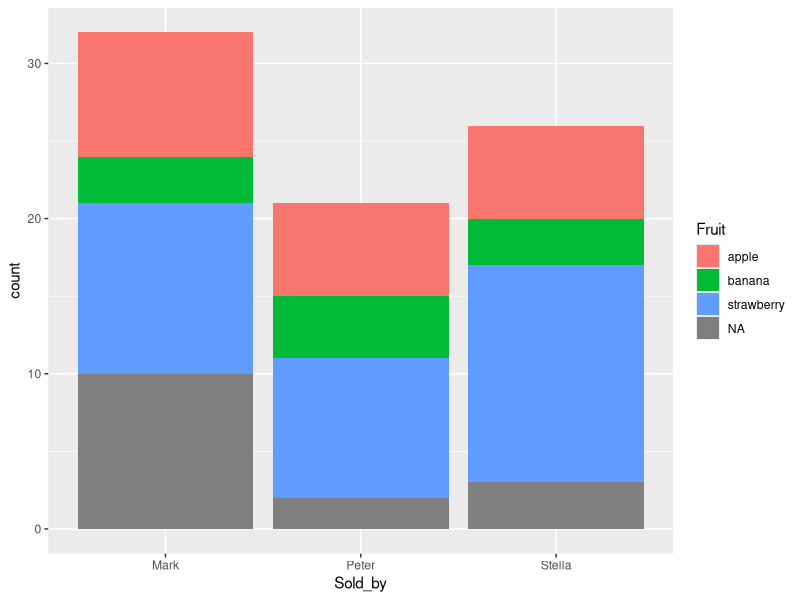
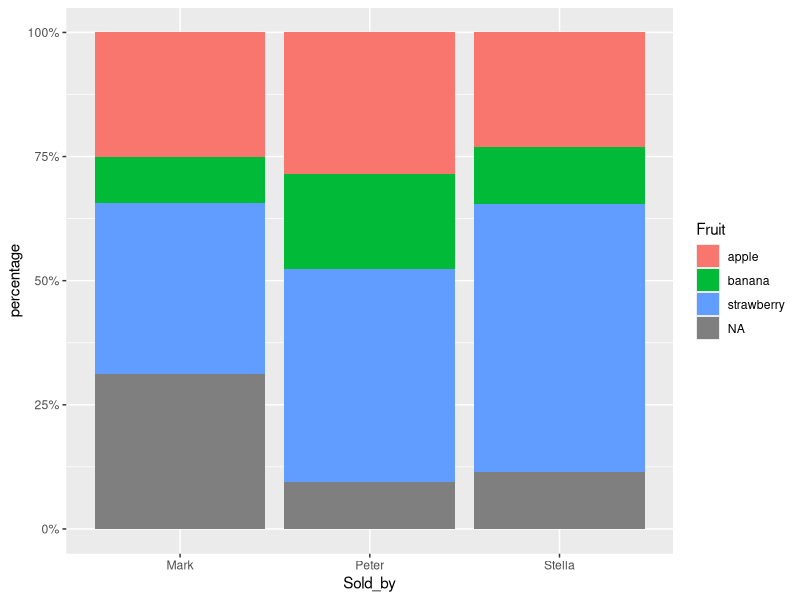
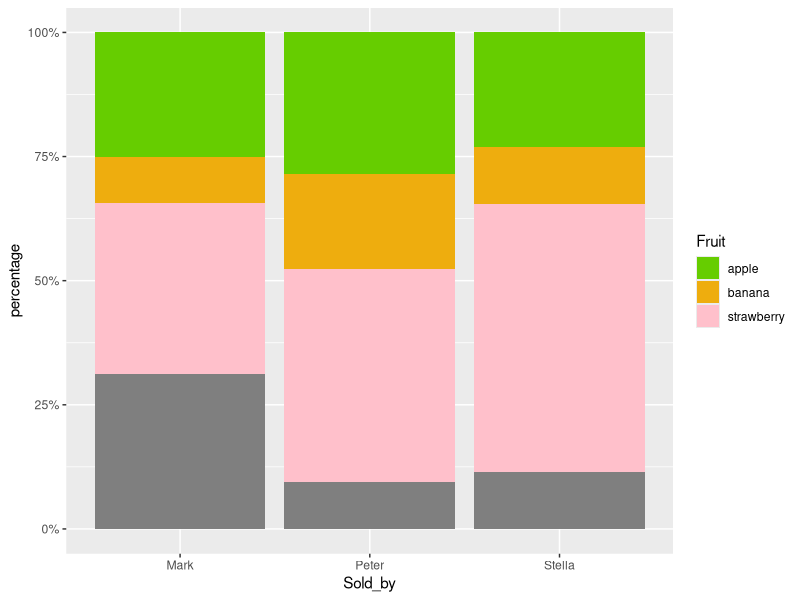
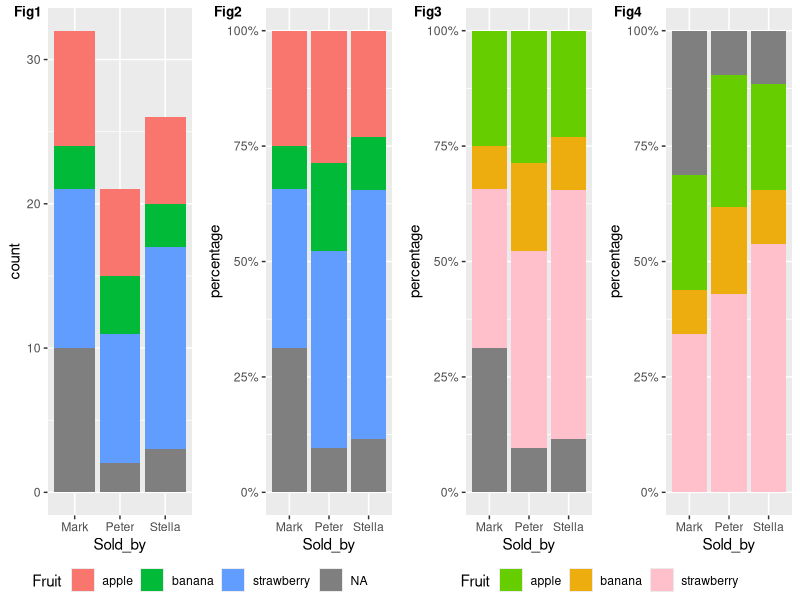

Write the R code that produced these figures, in order.
library(tidyverse)
library(ggpubr)
set.seed(125)
my_data <-
  data.frame("Fruit" = rep(c("apple","banana","strawberry",NA), 
                           c(20,10,34,15)),
             "Sold_by" = sample(x = c("Stella","Peter","Mark"), 
                                size = 79, replace = T),
             "Price" = sample(x = seq(1,3,0.1), size = 79, replace = T))

data_to_plot <- my_data %>%
                 ggplot(aes(x = Sold_by, fill = Fruit)) 
Fig1 <- data_to_plot +  geom_bar()
Fig1
#Mark seems to sell more "NA" fruits, but also it's the best seller
Fig2 <- data_to_plot + 
          geom_bar(position = "fill") +
          scale_y_continuous(labels = scales::percent) +
        ylab("percentage")
Fig2
# How we can get rid off "NA" category, but save these percentages and proportions
Fig3 <- Fig2 + 
          scale_fill_manual(breaks = c("apple","banana","strawberry"),  
                            values = c("chartreuse3","darkgoldenrod2","pink"))
Fig3
# It seems we need to change the order of the levels
my_data$Fruit <- my_data$Fruit %>% 
  factor() %>% 
  addNA(ifany = T) %>%
  fct_relevel(NA)
# Now we can finally represent our desired plot
Fig4 <- my_data %>%
  ggplot(aes(x = Sold_by, fill = Fruit)) +
  geom_bar(position = "fill") +
  scale_fill_manual(breaks = c("apple","banana","strawberry"),  
                    values = c("chartreuse3","darkgoldenrod2","pink")) +
  scale_y_continuous(labels = scales::percent) +
  ylab("percentage")

ggpubr::ggarrange(
            ggarrange(plotlist = list(Fig1,Fig2),
                  ncol = 2,
                  nrow = 1, 
                  align = "h",
                  legend = "bottom",
                  common.legend = T,
                  labels = c("Fig1","Fig2"),
                  font.label = list(size = 10)),
            ggarrange(plotlist = list(Fig3,Fig4),
            nrow = 1,
            ncol = 2,
            legend = "bottom",
            common.legend = T,
            labels = c("Fig3","Fig4"),
            font.label = list(size = 10))
        )
